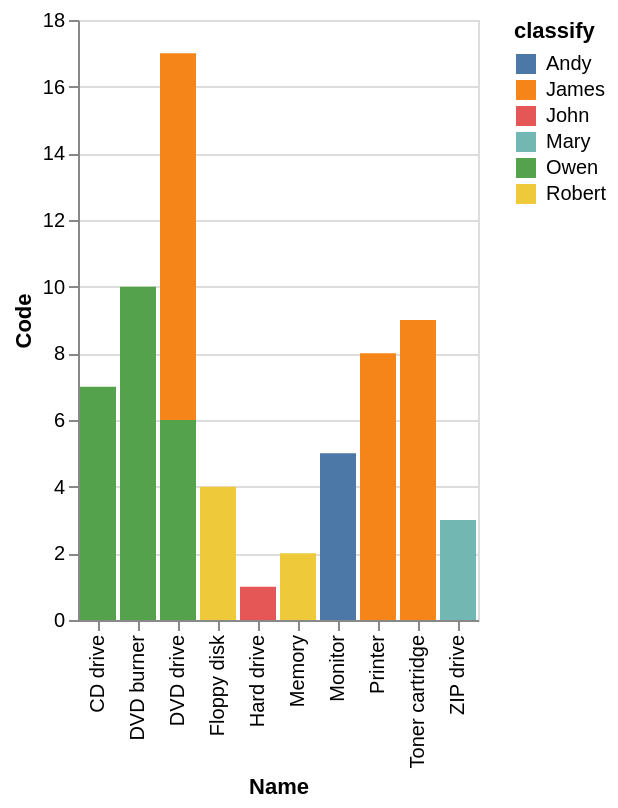

Source (Vega-Lite JSON):
### Vega-Lite specification from a JSON file in a GitHub repository (floating-point values rounded to 4 significant figures)
{"data": {"values": [{"x_data": "CD drive", "y_data": 0, "classify": "Andy"}, {"x_data": "DVD burner", "y_data": 0, "classify": "Andy"}, {"x_data": "DVD drive", "y_data": 0, "classify": "Andy"}, {"x_data": "Floppy disk", "y_data": 0, "classify": "Andy"}, {"x_data": "Hard drive", "y_data": 0, "classify": "Andy"}, {"x_data": "Memory", "y_data": 0, "classify": "Andy"}, {"x_data": "Monitor", "y_data": 5, "classify": "Andy"}, {"x_data": "Printer", "y_data": 0, "classify": "Andy"}, {"x_data": "Toner cartridge", "y_data": 0, "classify": "Andy"}, {"x_data": "ZIP drive", "y_data": 0, "classify": "Andy"}, {"x_data": "CD drive", "y_data": 0, "classify": "James"}, {"x_data": "DVD burner", "y_data": 0, "classify": "James"}, {"x_data": "DVD drive", "y_data": 11, "classify": "James"}, {"x_data": "Floppy disk", "y_data": 0, "classify": "James"}, {"x_data": "Hard drive", "y_data": 0, "classify": "James"}, {"x_data": "Memory", "y_data": 0, "classify": "James"}, {"x_data": "Monitor", "y_data": 0, "classify": "James"}, {"x_data": "Printer", "y_data": 8, "classify": "James"}, {"x_data": "Toner cartridge", "y_data": 9, "classify": "James"}, {"x_data": "ZIP drive", "y_data": 0, "classify": "James"}, {"x_data": "CD drive", "y_data": 0, "classify": "John"}, {"x_data": "DVD burner", "y_data": 0, "classify": "John"}, {"x_data": "DVD drive", "y_data": 0, "classify": "John"}, {"x_data": "Floppy disk", "y_data": 0, "classify": "John"}, {"x_data": "Hard drive", "y_data": 1, "classify": "John"}, {"x_data": "Memory", "y_data": 0, "classify": "John"}, {"x_data": "Monitor", "y_data": 0, "classify": "John"}, {"x_data": "Printer", "y_data": 0, "classify": "John"}, {"x_data": "Toner cartridge", "y_data": 0, "classify": "John"}, {"x_data": "ZIP drive", "y_data": 0, "classify": "John"}, {"x_data": "CD drive", "y_data": 0, "classify": "Mary"}, {"x_data": "DVD burner", "y_data": 0, "classify": "Mary"}, {"x_data": "DVD drive", "y_data": 0, "classify": "Mary"}, {"x_data": "Floppy disk", "y_data": 0, "classify": "Mary"}, {"x_data": "Hard drive", "y_data": 0, "classify": "Mary"}, {"x_data": "Memory", "y_data": 0, "classify": "Mary"}, {"x_data": "Monitor", "y_data": 0, "classify": "Mary"}, {"x_data": "Printer", "y_data": 0, "classify": "Mary"}, {"x_data": "Toner cartridge", "y_data": 0, "classify": "Mary"}, {"x_data": "ZIP drive", "y_data": 3, "classify": "Mary"}, {"x_data": "CD drive", "y_data": 7, "classify": "Owen"}, {"x_data": "DVD burner", "y_data": 10, "classify": "Owen"}, {"x_data": "DVD drive", "y_data": 6, "classify": "Owen"}, {"x_data": "Floppy disk", "y_data": 0, "classify": "Owen"}, {"x_data": "Hard drive", "y_data": 0, "classify": "Owen"}, {"x_data": "Memory", "y_data": 0, "classify": "Owen"}, {"x_data": "Monitor", "y_data": 0, "classify": "Owen"}, {"x_data": "Printer", "y_data": 0, "classify": "Owen"}, {"x_data": "Toner cartridge", "y_data": 0, "classify": "Owen"}, {"x_data": "ZIP drive", "y_data": 0, "classify": "Owen"}, {"x_data": "CD drive", "y_data": 0, "classify": "Robert"}, {"x_data": "DVD burner", "y_data": 0, "classify": "Robert"}, {"x_data": "DVD drive", "y_data": 0, "classify": "Robert"}, {"x_data": "Floppy disk", "y_data": 4, "classify": "Robert"}, {"x_data": "Hard drive", "y_data": 0, "classify": "Robert"}, {"x_data": "Memory", "y_data": 2, "classify": "Robert"}, {"x_data": "Monitor", "y_data": 0, "classify": "Robert"}, {"x_data": "Printer", "y_data": 0, "classify": "Robert"}, {"x_data": "Toner cartridge", "y_data": 0, "classify": "Robert"}, {"x_data": "ZIP drive", "y_data": 0, "classify": "Robert"}]}, "mark": "bar", "encoding": {"x": {"field": "x_data", "type": "nominal", "title": "Name", "sort": "ascending"}, "y": {"field": "y_data", "type": "quantitative", "title": "Code"}, "color": {"field": "classify"}}}
